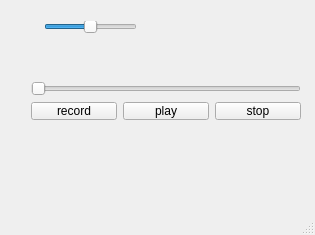
<?xml version="1.0" encoding="UTF-8"?>
<ui version="4.0">
 <class>MainWindow</class>
 <widget class="QMainWindow" name="MainWindow">
  <property name="geometry">
   <rect>
    <x>0</x>
    <y>0</y>
    <width>315</width>
    <height>235</height>
   </rect>
  </property>
  <property name="windowTitle">
   <string>SoundRecordApp</string>
  </property>
  <widget class="QWidget" name="centralWidget">
   <widget class="QWidget" name="layoutWidget">
    <property name="geometry">
     <rect>
      <x>20</x>
      <y>70</y>
      <width>292</width>
      <height>61</height>
     </rect>
    </property>
    <layout class="QVBoxLayout" name="verticalLayout">
     <item>
      <widget class="QSlider" name="playProgresSlider">
       <property name="enabled">
        <bool>false</bool>
       </property>
       <property name="tracking">
        <bool>true</bool>
       </property>
       <property name="orientation">
        <enum>Qt::Horizontal</enum>
       </property>
      </widget>
     </item>
     <item>
      <layout class="QHBoxLayout" name="horizontalLayout">
       <item>
        <widget class="QPushButton" name="recordButton">
         <property name="text">
          <string>record</string>
         </property>
         <property name="checkable">
          <bool>true</bool>
         </property>
        </widget>
       </item>
       <item>
        <widget class="QPushButton" name="playButton">
         <property name="text">
          <string>play</string>
         </property>
         <property name="checkable">
          <bool>true</bool>
         </property>
        </widget>
       </item>
       <item>
        <widget class="QPushButton" name="stopButton">
         <property name="text">
          <string>stop</string>
         </property>
        </widget>
       </item>
      </layout>
     </item>
    </layout>
   </widget>
   <widget class="QWidget" name="layoutWidget">
    <property name="geometry">
     <rect>
      <x>20</x>
      <y>10</y>
      <width>128</width>
      <height>34</height>
     </rect>
    </property>
    <layout class="QHBoxLayout" name="horizontalLayout_2">
     <item>
      <widget class="QLabel" name="labelVolume">
       <property name="text">
        <string/>
       </property>
       <property name="pixmap">
        <pixmap resource="SoundRecordApp.qrc">:/images/volume.png</pixmap>
       </property>
      </widget>
     </item>
     <item>
      <widget class="QSlider" name="volumeSlider">
       <property name="toolTip">
        <string>Playing volume</string>
       </property>
       <property name="maximum">
        <number>100</number>
       </property>
       <property name="value">
        <number>50</number>
       </property>
       <property name="orientation">
        <enum>Qt::Horizontal</enum>
       </property>
      </widget>
     </item>
    </layout>
   </widget>
  </widget>
  <widget class="QMenuBar" name="menuBar">
   <property name="geometry">
    <rect>
     <x>0</x>
     <y>0</y>
     <width>315</width>
     <height>23</height>
    </rect>
   </property>
  </widget>
  <widget class="QStatusBar" name="statusBar"/>
 </widget>
 <layoutdefault spacing="6" margin="11"/>
 <resources>
  <include location="SoundRecordApp.qrc"/>
 </resources>
 <connections/>
</ui>
